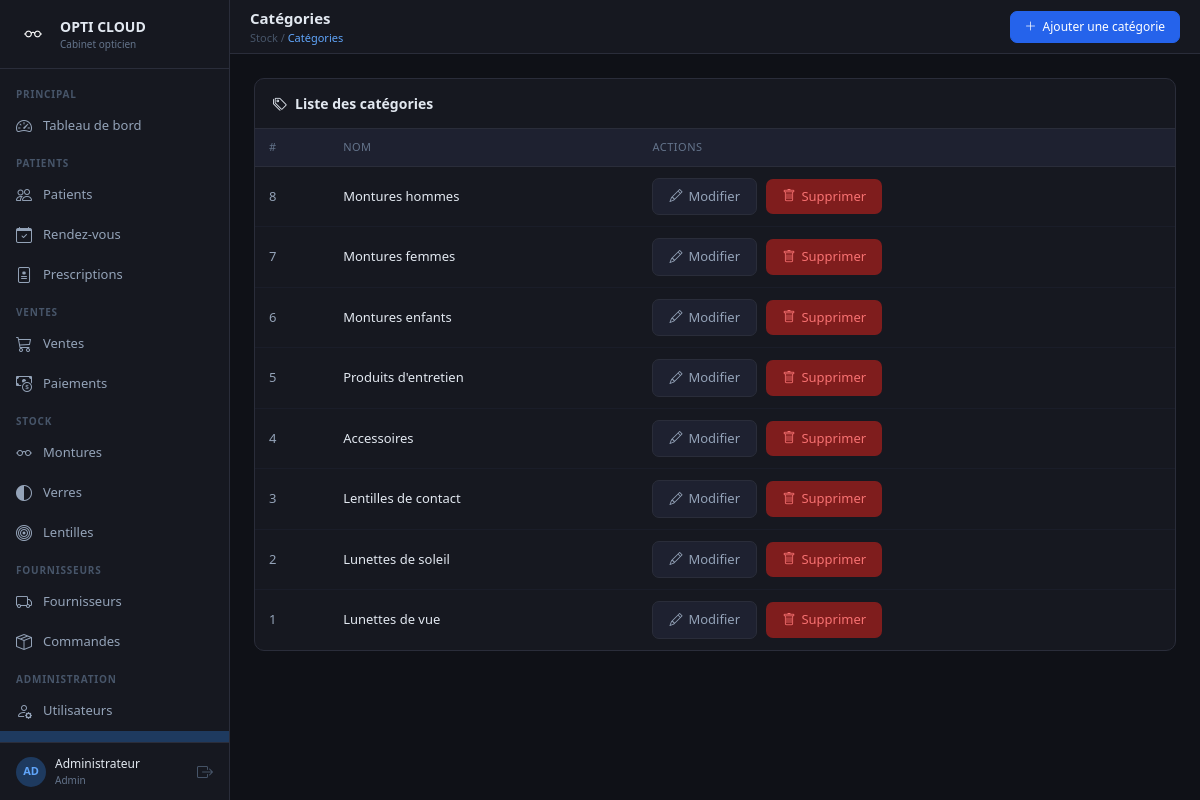
The app's page /categorie/categorie_list.php (signed in) with its own data.
### tables this page shows
CREATE TABLE `categorie` (
  `id` int(11) NOT NULL AUTO_INCREMENT,
  `nom_categorie` varchar(100) NOT NULL,
  PRIMARY KEY (`id`)
);

### categorie/categorie_list.php (the view, shortened to what this page needs)
<?php
require("../connexion.php");
$page_title      = "Catégories";
$page_breadcrumb = "Stock / <span>Catégories</span>";
$btn_action      = "Ajouter une catégorie";
$btn_action_url  = "categorie/ajouter_form.php";
$liste = mysqli_query($con, "SELECT * FROM categorie ORDER BY id DESC");
require("../layout.php");
?>
<div class="card-dark">
    <div class="card-header"><i class="bi bi-tags me-2"></i>Liste des catégories</div>
    <div style="overflow-x:auto;">
        <table class="table-dark-custom">
            <thead>
                <tr>
                    <th>#</th>
                    <th>Nom</th>
                    <th>Actions</th>
                </tr>
            </thead>
            <tbody>
            <?php if ($liste && mysqli_num_rows($liste) > 0):
                while($row = mysqli_fetch_assoc($liste)): ?>
            <tr>
                <td><?php echo $row['id']; ?></td>
                <td class="primary-col"><?php echo htmlspecialchars($row['nom_categorie']); ?></td>
                <td>
                    <a href="categorie_modifier.php?id=<?php echo $row['id']; ?>" class="btn-secondary-dark" style="margin-right:6px;">
                        <i class="bi bi-pencil"></i> Modifier
                    </a>
                    <a href="categorie_delete.php?id=<?php echo $row['id']; ?>"
                       class="btn-danger-dark"
                       onclick="return confirm('Supprimer cette catégorie ?')">
                        <i class="bi bi-trash"></i> Supprimer
                    </a>
                </td>
            </tr>
            <?php endwhile; else: ?>
            <tr><td colspan="3" style="text-align:center; color:#475569; padding:20px;">Aucune catégorie trouvée</td></tr>
            <?php endif; ?>
            </tbody>
        </table>
    </div>
</div>
<?php require("../layout_end.php"); ?>

### layout.php (shortened to what this page needs)
<?php
$current_page = basename($_SERVER['PHP_SELF']);
$current_dir  = basename(dirname($_SERVER['PHP_SELF']));
$base_url = '/www/OPTI_CLOUD_PHP5/';
?>
<!DOCTYPE html>
<html lang="fr">
<head>
    <link href="https://cdn.jsdelivr.net/npm/bootstrap@5.3.2/dist/css/bootstrap.min.css" rel="stylesheet">
    <link href="https://cdn.jsdelivr.net/npm/bootstrap-icons@1.11.1/font/bootstrap-icons.css" rel="stylesheet">
</head>
<body>
<div id="sidebar">
    <div class="sidebar-logo">
        <div class="logo-icon"><i class="bi bi-eyeglasses"></i></div>
        <div>
            <div class="logo-text">OPTI CLOUD</div>
            <div class="logo-sub">Cabinet opticien</div>
        </div>
    </div>
    <div class="sidebar-nav">
        <div class="nav-section-title">Principal</div>
        <a href="<?php echo $base_url; ?>index.php"
           class="nav-item <?php echo $current_page=='index.php' ? 'active' : ''; ?>">
            <i class="bi bi-speedometer2"></i> Tableau de bord
        </a>
        <div class="nav-section-title">Patients</div>
        <a href="<?php echo $base_url; ?>patient/patient_list.php"
           class="nav-item <?php echo $current_dir=='patient' ? 'active' : ''; ?>">
            <i class="bi bi-people"></i> Patients
        </a>
        <a href="<?php echo $base_url; ?>rendezvous/rendezvous_list.php"
           class="nav-item <?php echo $current_dir=='rendezvous' ? 'active' : ''; ?>">
            <i class="bi bi-calendar-check"></i> Rendez-vous
        </a>
        <a href="<?php echo $base_url; ?>prescription/prescription_list.php"
           class="nav-item <?php echo $current_dir=='prescription' ? 'active' : ''; ?>">
            <i class="bi bi-file-medical"></i> Prescriptions
        </a>
        <div class="nav-section-title">Ventes</div>
        <a href="<?php echo $base_url; ?>vente/vente_list.php"
           class="nav-item <?php echo $current_dir=='vente' ? 'active' : ''; ?>">
            <i class="bi bi-cart3"></i> Ventes
        </a>
        <a href="<?php echo $base_url; ?>paiement/paiement_list.php"
           class="nav-item <?php echo $current_dir=='paiement' ? 'active' : ''; ?>">
            <i class="bi bi-cash-coin"></i> Paiements
        </a>
        <div class="nav-section-title">Stock</div>
        <a href="<?php echo $base_url; ?>monture/monture_list.php"
           class="nav-item <?php echo $current_dir=='monture' ? 'active' : ''; ?>">
            <i class="bi bi-eyeglasses"></i> Montures
        </a>
        <a href="<?php echo $base_url; ?>verre/verre_list.php"
           class="nav-item <?php echo $current_dir=='verre' ? 'active' : ''; ?>">
            <i class="bi bi-circle-half"></i> Verres
        </a>
        <a href="<?php echo $base_url; ?>lentille/lentille_list.php"
           class="nav-item <?php echo $current_dir=='lentille' ? 'active' : ''; ?>">
            <i class="bi bi-bullseye"></i> Lentilles
        </a>
        <div class="nav-section-title">Fournisseurs</div>
        <a href="<?php echo $base_url; ?>fournisseur/fournisseur_list.php"
           class="nav-item <?php echo $current_dir=='fournisseur' ? 'active' : ''; ?>">
            <i class="bi bi-truck"></i> Fournisseurs
        </a>
        <a href="<?php echo $base_url; ?>commande/commande_list.php"
           class="nav-item <?php echo $current_dir=='commande' ? 'active' : ''; ?>">
            <i class="bi bi-box-seam"></i> Commandes
        </a>
        <div class="nav-section-title">Administration</div>
        <a href="<?php echo $base_url; ?>utilisateur/utilisateur_list.php"
           class="nav-item <?php echo $current_dir=='utilisateur' ? 'active' : ''; ?>">
            <i class="bi bi-person-gear"></i> Utilisateurs
        </a>
        <a href="<?php echo $base_url; ?>categorie/categorie_list.php"
           class="nav-item <?php echo $current_dir=='categorie' ? 'active' : ''; ?>">
            <i class="bi bi-tags"></i> Catégories
        </a>
    </div>
    <div class="sidebar-user">
        <div class="user-avatar"><?php echo isset($_SESSION['user_nom']) ? strtoupper(substr($_SESSION['user_nom'],0,2)) : 'AD'; ?></div>
        <div style="flex:1; min-width:0;">
            <div class="user-name"><?php echo isset($_SESSION['user_nom']) ? htmlspecialchars($_SESSION['user_nom']) : 'Admin'; ?></div>
            <div class="user-role"><?php echo isset($_SESSION['user_role']) ? ucfirst($_SESSION['user_role']) : ''; ?></div>
        </div>
        <a href="<?php echo $base_url; ?>logout.php" style="color:#475569; font-size:16px;">
            <i class="bi bi-box-arrow-right"></i>
        </a>
    </div>
</div>
<div id="topbar">
    <div style="flex:1;">
        <div class="topbar-title"><?php echo isset($page_title) ? $page_title : 'OPTI CLOUD'; ?></div>
        <div class="topbar-breadcrumb"><?php echo isset($page_breadcrumb) ? $page_breadcrumb : ''; ?></div>
    </div>
    <div style="display:flex; gap:8px; align-items:center;">
        <?php if(isset($btn_action)): ?>
            <a href="<?php echo $base_url; ?><?php echo $btn_action_url; ?>" class="btn-topbar primary">
                <i class="bi bi-plus-lg"></i> <?php echo $btn_action; ?>
            </a>
        <?php endif; ?>
    </div>
</div>
<div id="main">

### layout_end.php (shortened to what this page needs)
</div>
</body>
</html>

### layout.php (style rules this page uses)
* { box-sizing: border-box; }
body { margin: 0; font-family: 'Segoe UI', sans-serif; background: #0f1117; color: #e2e8f0; display: flex; min-height: 100vh; }
#sidebar { width: 230px; background: #161820; border-right: 1px solid #2a2d3a; display: flex; flex-direction: column; position: fixed; top: 0; left: 0; height: 100vh; z-index: 100; overflow: hidden; }
.sidebar-logo { padding: 16px; border-bottom: 1px solid #2a2d3a; display: flex; align-items: center; gap: 10px; white-space: nowrap; }
.logo-icon { width: 34px; height: 34px; border-radius: 8px; display: flex; align-items: center; justify-content: center; flex-shrink: 0; }
.logo-icon i { font-size: 18px; color: #fff; }
.logo-text { font-size: 14px; font-weight: 600; color: #e2e8f0; }
.logo-sub { font-size: 10px; color: #64748b; }
.sidebar-nav { flex: 1; overflow-y: auto; padding: 8px 0; }
.nav-section-title { font-size: 10px; font-weight: 600; color: #475569; text-transform: uppercase; letter-spacing: 0.8px; padding: 10px 16px 4px; white-space: nowrap; }
.nav-item { display: flex; align-items: center; gap: 9px; padding: 8px 16px; font-size: 13px; color: #94a3b8; cursor: pointer; text-decoration: none; white-space: nowrap; transition: background .15s, color .15s; }
.nav-item.active { background: #1e3a5f; color: #60a5fa; }
.nav-item i { font-size: 16px; width: 18px; flex-shrink: 0; }
.sidebar-user { padding: 12px 16px; border-top: 1px solid #2a2d3a; display: flex; align-items: center; gap: 9px; white-space: nowrap; }
.user-avatar { width: 30px; height: 30px; border-radius: 50%; background: #1e3a5f; display: flex; align-items: center; justify-content: center; font-size: 11px; font-weight: 600; color: #60a5fa; flex-shrink: 0; }
.user-name { font-size: 12px; color: #e2e8f0; font-weight: 500; }
.user-role { font-size: 10px; color: #64748b; }
#topbar { position: fixed; top: 0; left: 230px; right: 0; height: 54px; background: #161820; border-bottom: 1px solid #2a2d3a; display: flex; align-items: center; padding: 0 20px; gap: 12px; z-index: 99; }
.topbar-title { font-size: 15px; font-weight: 600; color: #e2e8f0; flex: 1; }
.topbar-breadcrumb { font-size: 11px; color: #475569; }
.topbar-breadcrumb span { color: #60a5fa; }
.btn-topbar { background: #1e2130; border: 1px solid #2a2d3a; border-radius: 7px; padding: 6px 14px; font-size: 12px; color: #94a3b8; cursor: pointer; display: flex; align-items: center; gap: 6px; text-decoration: none; transition: background .15s; }
.btn-topbar.primary { background: #2563eb; border-color: #2563eb; color: #fff; }
#main { margin-left: 230px; margin-top: 54px; padding: 24px; min-height: calc(100vh - 54px); box-sizing: border-box; width: calc(100% - 230px); }
.card-dark { background: #161820; border: 1px solid #2a2d3a; border-radius: 10px; }
.card-dark .card-header { background: transparent; border-bottom: 1px solid #2a2d3a; padding: 14px 18px; font-size: 14px; font-weight: 600; color: #e2e8f0; }
.table-dark-custom { width: 100%; border-collapse: collapse; }
.table-dark-custom th { background: #1e2130; color: #64748b; font-size: 11px; text-transform: uppercase; letter-spacing: 0.5px; padding: 10px 14px; border-bottom: 1px solid #2a2d3a; font-weight: 500; }
.table-dark-custom td { padding: 11px 14px; border-bottom: 1px solid #1a1d29; font-size: 13px; color: #94a3b8; vertical-align: middle; }
.table-dark-custom tr:last-child td { border-bottom: none; }
.table-dark-custom td.primary-col { color: #e2e8f0; font-weight: 500; }
.btn-danger-dark { background: #7f1d1d; border: none; color: #f87171; border-radius: 7px; padding: 8px 16px; font-size: 13px; cursor: pointer; text-decoration: none; display: inline-flex; align-items: center; gap: 6px; }
.btn-secondary-dark { background: #1e2130; border: 1px solid #2a2d3a; color: #94a3b8; border-radius: 7px; padding: 8px 16px; font-size: 13px; cursor: pointer; text-decoration: none; display: inline-flex; align-items: center; gap: 6px; }

### records on screen
categorie: id "8", nom_categorie "Montures hommes"
categorie: id "7", nom_categorie "Montures femmes"
categorie: id "6", nom_categorie "Montures enfants"
categorie: id "5", nom_categorie "Produits d'entretien"
categorie: id "4", nom_categorie "Accessoires"
categorie: id "3", nom_categorie "Lentilles de contact"
categorie: id "2", nom_categorie "Lunettes de soleil"
categorie: id "1", nom_categorie "Lunettes de vue"

### other values on screen
substr($_SESSION['user_nom'],0,2) "AD"
$_SESSION['user_nom'] "Administrateur"
$_SESSION['user_role'] "Admin"
$page_title "Catégories"
$btn_action "Ajouter une catégorie"
